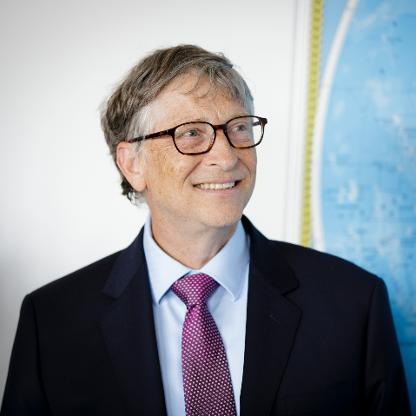
#> input picture opencv/bill.png, 416 x 416 px
$ python program18.py
#> lines starting #> are read from the running program, lines starting #| are printed output that depends on the picture; after the words box and inside, x2 and y2 are one past the last pixel; in counts of white or black regions, pixels touching at a corner belong together
import cv2
import numpy as np


def convolve(image, kernel):
    return cv2.filter2D(image, -1, kernel)

image = cv2.imread('./bill.png', cv2.IMREAD_GRAYSCALE)
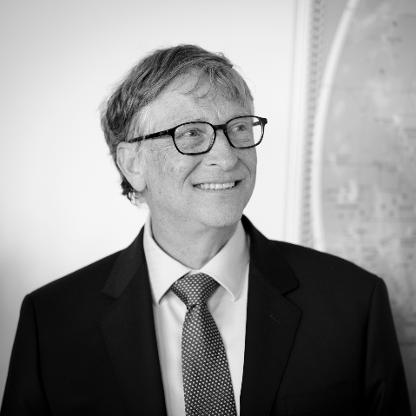
#> image: shape (416, 416); min 0, max 255, mean 144
cv2.imshow('Before Convolution', image)

def myAlgorithm():
    edgeDetection = np.array((
        [-1, -1, -1],
        [-1, 8, -1],
        [-1, -1, -1]
    ), dtype="int")

    cv2.imshow('After Convolution', convolve(image, edgeDetection))

def canny():
    blurred = cv2.GaussianBlur(image, (5, 5), 0)
    edges = cv2.Canny(blurred, 70, 210)
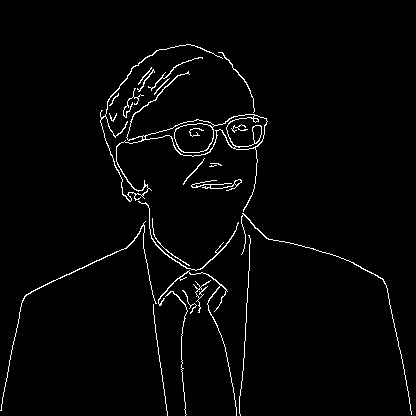
#> edges: shape (416, 416); 2.3% white in thin lines or dots, all inside (x1, y1, x2, y2) = (0, 44, 412, 416)
    cv2.imshow('Edges', edges)


canny()


cv2.waitKey(0)
cv2.destroyAllWindows()

$ run again, with opencv/darkimage.png copied over opencv/bill.png
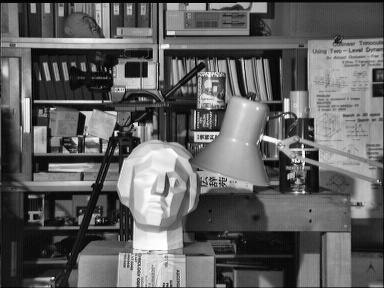
#> input picture opencv/darkimage.png, 384 x 288 px
#> image is the input picture: shape (288, 384); min 0, max 255, mean 97.6
#> in canny, `blurred = cv2.GaussianBlur(image, (5, 5), 0)`:
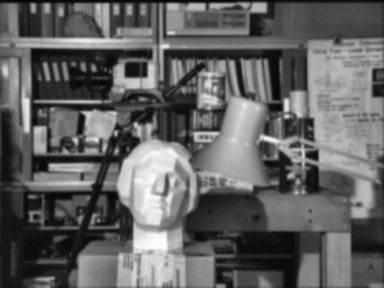
#> blurred: shape (288, 384); min 4, max 254, mean 97.7
#> in canny, `edges = cv2.Canny(blurred, 70, 210)`:
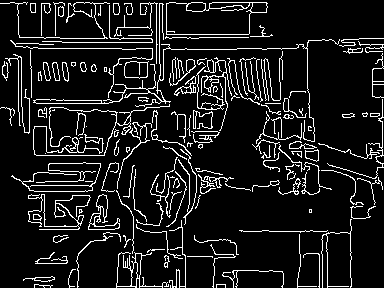
#> edges: shape (288, 384); 10.6% white in thin lines or dots
